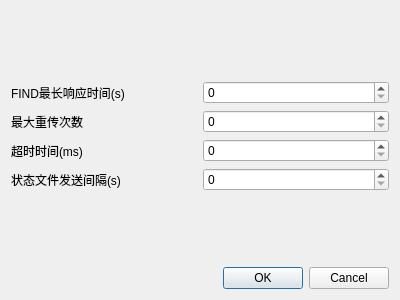
<?xml version="1.0" encoding="UTF-8"?>
<ui version="4.0">
 <class>ParaConfigDialog</class>
 <widget class="QDialog" name="ParaConfigDialog">
  <property name="geometry">
   <rect>
    <x>0</x>
    <y>0</y>
    <width>400</width>
    <height>300</height>
   </rect>
  </property>
  <property name="windowTitle">
   <string>传输参数配置</string>
  </property>
  <property name="windowIcon">
   <iconset resource="icons.qrc">
    <normaloff>:/Image/setting.png</normaloff>:/Image/setting.png</iconset>
  </property>
  <layout class="QGridLayout" name="gridLayout_3">
   <item row="0" column="0">
    <layout class="QGridLayout" name="gridLayout_2">
     <item row="0" column="0">
      <spacer name="verticalSpacer">
       <property name="orientation">
        <enum>Qt::Vertical</enum>
       </property>
       <property name="sizeHint" stdset="0">
        <size>
         <width>20</width>
         <height>40</height>
        </size>
       </property>
      </spacer>
     </item>
     <item row="2" column="0">
      <spacer name="verticalSpacer_2">
       <property name="orientation">
        <enum>Qt::Vertical</enum>
       </property>
       <property name="sizeHint" stdset="0">
        <size>
         <width>20</width>
         <height>40</height>
        </size>
       </property>
      </spacer>
     </item>
     <item row="1" column="0">
      <layout class="QGridLayout" name="gridLayout">
       <item row="1" column="1">
        <widget class="QSpinBox" name="maxRetransTimesSpinBox"/>
       </item>
       <item row="2" column="0">
        <widget class="QLabel" name="label_2">
         <property name="text">
          <string>超时时间(ms)</string>
         </property>
        </widget>
       </item>
       <item row="1" column="0">
        <widget class="QLabel" name="label">
         <property name="text">
          <string>最大重传次数</string>
         </property>
        </widget>
       </item>
       <item row="3" column="1">
        <widget class="QSpinBox" name="stateFileSendIntervalSpinBox"/>
       </item>
       <item row="3" column="0">
        <widget class="QLabel" name="label_6">
         <property name="text">
          <string>状态文件发送间隔(s)</string>
         </property>
        </widget>
       </item>
       <item row="0" column="0">
        <widget class="QLabel" name="label_5">
         <property name="text">
          <string>FIND最长响应时间(s)</string>
         </property>
        </widget>
       </item>
       <item row="0" column="1">
        <widget class="QSpinBox" name="findMaxResponseTimeSpinBox"/>
       </item>
       <item row="2" column="1">
        <widget class="QSpinBox" name="timeoutSpinBox"/>
       </item>
      </layout>
     </item>
     <item row="3" column="0">
      <widget class="QDialogButtonBox" name="buttonBox">
       <property name="orientation">
        <enum>Qt::Horizontal</enum>
       </property>
       <property name="standardButtons">
        <set>QDialogButtonBox::Cancel|QDialogButtonBox::Ok</set>
       </property>
      </widget>
     </item>
    </layout>
   </item>
  </layout>
 </widget>
 <resources>
  <include location="icons.qrc"/>
 </resources>
 <connections>
  <connection>
   <sender>buttonBox</sender>
   <signal>accepted()</signal>
   <receiver>ParaConfigDialog</receiver>
   <slot>accept()</slot>
   <hints>
    <hint type="sourcelabel">
     <x>248</x>
     <y>254</y>
    </hint>
    <hint type="destinationlabel">
     <x>157</x>
     <y>274</y>
    </hint>
   </hints>
  </connection>
  <connection>
   <sender>buttonBox</sender>
   <signal>rejected()</signal>
   <receiver>ParaConfigDialog</receiver>
   <slot>reject()</slot>
   <hints>
    <hint type="sourcelabel">
     <x>316</x>
     <y>260</y>
    </hint>
    <hint type="destinationlabel">
     <x>286</x>
     <y>274</y>
    </hint>
   </hints>
  </connection>
 </connections>
</ui>
